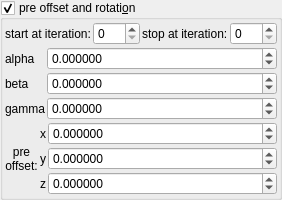
    <widget class="MyGroupBox" name="groupCheck_transf_function_enabledT_false">
     <property name="title">
      <string>pre offset and rotati&amp;on</string>
     </property>
     <property name="checkable">
      <bool>true</bool>
     </property>
     <layout class="QVBoxLayout" name="verticalLayout_9" stretch="0,0,0">
      <property name="spacing">
       <number>2</number>
      </property>
      <property name="leftMargin">
       <number>2</number>
      </property>
      <property name="topMargin">
       <number>2</number>
      </property>
      <property name="rightMargin">
       <number>2</number>
      </property>
      <property name="bottomMargin">
       <number>2</number>
      </property>
      <item>
       <layout class="QGridLayout" name="gridLayout_66">
        <property name="spacing">
         <number>2</number>
        </property>
        <item row="0" column="2">
         <widget class="QLabel" name="label_248">
          <property name="text">
           <string>stop at iteration:</string>
          </property>
         </widget>
        </item>
        <item row="0" column="1">
         <widget class="MySpinBox" name="spinboxInt_transf_start_iterations_T">
          <property name="sizePolicy">
           <sizepolicy hsizetype="Minimum" vsizetype="Maximum">
            <horstretch>0</horstretch>
            <verstretch>0</verstretch>
           </sizepolicy>
          </property>
          <property name="maximum">
           <number>999</number>
          </property>
         </widget>
        </item>
        <item row="0" column="3">
         <widget class="MySpinBox" name="spinboxInt_transf_stop_iterationsT_1">
          <property name="sizePolicy">
           <sizepolicy hsizetype="Minimum" vsizetype="Maximum">
            <horstretch>0</horstretch>
            <verstretch>0</verstretch>
           </sizepolicy>
          </property>
          <property name="maximum">
           <number>999</number>
          </property>
         </widget>
        </item>
        <item row="0" column="0">
         <widget class="QLabel" name="label_249">
          <property name="text">
           <string>start at iteration:</string>
          </property>
         </widget>
        </item>
       </layout>
      </item>
      <item>
       <layout class="QGridLayout" name="gridLayout_25" columnstretch="0,1">
        <property name="spacing">
         <number>2</number>
        </property>
        <item row="0" column="0">
         <widget class="QLabel" name="label_44">
          <property name="text">
           <string notr="true">alpha</string>
          </property>
         </widget>
        </item>
        <item row="1" column="0">
         <widget class="QLabel" name="label_56">
          <property name="text">
           <string notr="true">beta</string>
          </property>
         </widget>
        </item>
        <item row="2" column="0">
         <widget class="QLabel" name="label_57">
          <property name="text">
           <string notr="true">gamma</string>
          </property>
         </widget>
        </item>
        <item row="0" column="1">
         <widget class="MyDoubleSpinBox" name="spinboxd3_transf_rotation2_x">
          <property name="sizePolicy">
           <sizepolicy hsizetype="Minimum" vsizetype="Maximum">
            <horstretch>0</horstretch>
            <verstretch>0</verstretch>
           </sizepolicy>
          </property>
          <property name="prefix">
           <string/>
          </property>
          <property name="suffix">
           <string/>
          </property>
          <property name="decimals">
           <number>6</number>
          </property>
          <property name="minimum">
           <double>-36000.000000000000000</double>
          </property>
          <property name="maximum">
           <double>36000.000000000000000</double>
          </property>
          <property name="singleStep">
           <double>1.000000000000000</double>
          </property>
         </widget>
        </item>
        <item row="1" column="1">
         <widget class="MyDoubleSpinBox" name="spinboxd3_transf_rotation2_y">
          <property name="sizePolicy">
           <sizepolicy hsizetype="Minimum" vsizetype="Maximum">
            <horstretch>0</horstretch>
            <verstretch>0</verstretch>
           </sizepolicy>
          </property>
          <property name="prefix">
           <string/>
          </property>
          <property name="suffix">
           <string/>
          </property>
          <property name="decimals">
           <number>6</number>
          </property>
          <property name="minimum">
           <double>-36000.000000000000000</double>
          </property>
          <property name="maximum">
           <double>36000.000000000000000</double>
          </property>
          <property name="singleStep">
           <double>1.000000000000000</double>
          </property>
         </widget>
        </item>
        <item row="2" column="1">
         <widget class="MyDoubleSpinBox" name="spinboxd3_transf_rotation2_z">
          <property name="sizePolicy">
           <sizepolicy hsizetype="Minimum" vsizetype="Maximum">
            <horstretch>0</horstretch>
            <verstretch>0</verstretch>
           </sizepolicy>
          </property>
          <property name="prefix">
           <string/>
          </property>
          <property name="suffix">
           <string/>
          </property>
          <property name="decimals">
           <number>6</number>
          </property>
          <property name="minimum">
           <double>-36000.000000000000000</double>
          </property>
          <property name="maximum">
           <double>36000.000000000000000</double>
          </property>
          <property name="singleStep">
           <double>1.000000000000000</double>
          </property>
         </widget>
        </item>
       </layout>
      </item>
      <item>
       <layout class="QGridLayout" name="gridLayout_64" columnstretch="0,0,0,1">
        <property name="spacing">
         <number>2</number>
        </property>
        <item row="0" column="2">
         <widget class="QLabel" name="label_118">
          <property name="text">
           <string notr="true">x</string>
          </property>
         </widget>
        </item>
        <item row="0" column="3">
         <widget class="MyDoubleSpinBox" name="spinbox3_transf_offset_000_x">
          <property name="sizePolicy">
           <sizepolicy hsizetype="Minimum" vsizetype="Maximum">
            <horstretch>0</horstretch>
            <verstretch>0</verstretch>
           </sizepolicy>
          </property>
          <property name="prefix">
           <string/>
          </property>
          <property name="suffix">
           <string/>
          </property>
          <property name="decimals">
           <number>6</number>
          </property>
          <property name="minimum">
           <double>-99.989999999999995</double>
          </property>
          <property name="maximum">
           <double>99.989999999999995</double>
          </property>
          <property name="singleStep">
           <double>0.100000000000000</double>
          </property>
         </widget>
        </item>
        <item row="1" column="3">
         <widget class="MyDoubleSpinBox" name="spinbox3_transf_offset_000_y">
          <property name="sizePolicy">
           <sizepolicy hsizetype="Minimum" vsizetype="Maximum">
            <horstretch>0</horstretch>
            <verstretch>0</verstretch>
           </sizepolicy>
          </property>
          <property name="prefix">
           <string/>
          </property>
          <property name="suffix">
           <string/>
          </property>
          <property name="decimals">
           <number>6</number>
          </property>
          <property name="minimum">
           <double>-99.989999999999995</double>
          </property>
          <property name="maximum">
           <double>99.989999999999995</double>
          </property>
          <property name="singleStep">
           <double>0.100000000000000</double>
          </property>
         </widget>
        </item>
        <item row="1" column="2">
         <widget class="QLabel" name="label_116">
          <property name="text">
           <string notr="true">y</string>
          </property>
         </widget>
        </item>
        <item row="2" column="2">
         <widget class="QLabel" name="label_119">
          <property name="text">
           <string notr="true">z</string>
          </property>
         </widget>
        </item>
        <item row="2" column="3">
         <widget class="MyDoubleSpinBox" name="spinbox3_transf_offset_000_z">
          <property name="sizePolicy">
           <sizepolicy hsizetype="Minimum" vsizetype="Maximum">
            <horstretch>0</horstretch>
            <verstretch>0</verstretch>
           </sizepolicy>
          </property>
          <property name="prefix">
           <string/>
          </property>
          <property name="suffix">
           <string/>
          </property>
          <property name="decimals">
           <number>6</number>
          </property>
          <property name="minimum">
           <double>-99.989999999999995</double>
          </property>
          <property name="maximum">
           <double>99.989999999999995</double>
          </property>
          <property name="singleStep">
           <double>0.100000000000000</double>
          </property>
         </widget>
        </item>
        <item row="0" column="1" rowspan="3">
         <widget class="QLabel" name="label_38">
          <property name="text">
           <string notr="true">pre
offset:</string>
          </property>
          <property name="alignment">
           <set>Qt::AlignCenter</set>
          </property>
         </widget>
        </item>
       </layout>
      </item>
     </layout>
    </widget>
